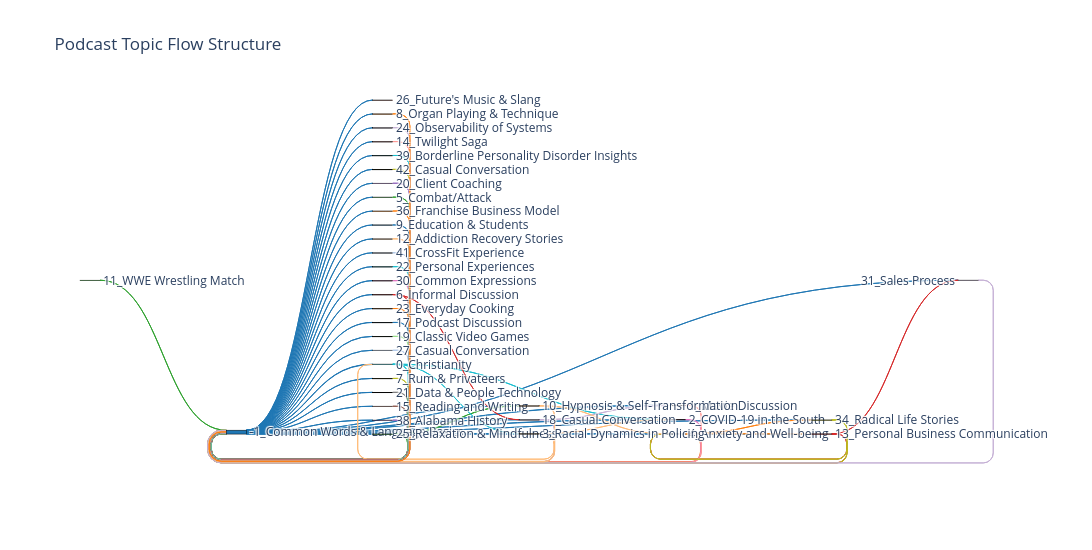

The code cell stored with this chart in its notebook:
### Markdown cell above
### Visualization

### Code cell
import plotly.graph_objects as go

# 1. SETUP: Get Unique Nodes and Map to Integers
# ---------------------------------------------------------
# Get all unique nodes from your graph
all_nodes = list(G.nodes())

# Create a map: {"Intro": 0, "AI Ethics": 1, ...}
node_to_index = {name: i for i, name in enumerate(all_nodes)}

color_palette = [
    "#1f77b4", "#ff7f0e", "#2ca02c", "#d62728", "#9467bd", 
    "#8c564b", "#e377c2", "#7f7f7f", "#bcbd22", "#17becf",
    "#aec7e8", "#ffbb78", "#98df8a", "#ff9896", "#c5b0d5"
]

# Assign a color to each node (cycling through the palette)
node_colors = [color_palette[i % len(color_palette)] for i in range(len(all_nodes))]

# 2. PREPARE LISTS FOR PLOTLY
# ---------------------------------------------------------
source_indices = []
target_indices = []
link_colors = []
values = []
labels = all_nodes  # This list maps 0 -> Label, 1 -> Label...

# Iterate through your graph edges
for source, target, data in G.edges(data=True):

    if source == target:
        continue

    weight = data['weight']
    
    # FILTER (Optional but Recommended):
    # If the graph is too messy, uncomment the line below to show only
    # transitions that happened more than once.
    source_hex = node_colors[node_to_index[source]]
    if weight > 5: 
    
        source_indices.append(node_to_index[source])
        target_indices.append(node_to_index[target])
        values.append(weight)
        link_colors.append(source_hex)

# 3. GENERATE THE SANKEY DIAGRAM
# ---------------------------------------------------------
fig = go.Figure(data=[go.Sankey(
    valueformat = ".0f",
    valuesuffix = "TWh",
    # Define the Nodes (The vertical blocks)
    arrangement = "snap",
    node = dict(
        pad = 15,
        thickness = 20,
        line = dict(color = "black", width = 0.5),
        label = labels,
        color = node_colors,  # You can replace this with a list of hex colors if you want specific colors
        align = "left"
    ),
    # Define the Links (The flowing streams)
    link = dict(
        source = source_indices, # The origin node index
        target = target_indices, # The destination node index
        value = values,          # The width of the stream (weight)
        color = link_colors
    )
)])

# 4. CUSTOMIZE AND SHOW
# ---------------------------------------------------------
fig.update_layout(
    title_text="Podcast Topic Flow Structure", 
    font_size=12,
    width= 1400,   # Width in pixels (Default is usually ~700)
    height= 550    # Height in pixels (Default is usually ~450)
    )
fig.show()

### Figure 1 — Plotly figure (JSON) as saved in the notebook; plotly's stock layout.template omitted (floating-point values rounded to 4 significant figures)
{"data": [{"arrangement": "snap", "link": {"color": ["#1f77b4", "#1f77b4", "#1f77b4", "#1f77b4", "#1f77b4", "#1f77b4", "#1f77b4", "#1f77b4", "#1f77b4", "#1f77b4", "#1f77b4", "#1f77b4", "#1f77b4", "#1f77b4", "#1f77b4", "#1f77b4", "#1f77b4", "#1f77b4", "#1f77b4", "#1f77b4", "#1f77b4", "#1f77b4", "#1f77b4", "#1f77b4", "#1f77b4", "#1f77b4", "#1f77b4", "#1f77b4", "#1f77b4", "#1f77b4", "#1f77b4", "#1f77b4", "#1f77b4", "#1f77b4", "#ff7f0e", "#ff7f0e", "#ff7f0e", "#2ca02c", "#2ca02c", "#d62728", "#d62728", "#d62728", "#9467bd", "#8c564b", "#e377c2", "#7f7f7f", "#bcbd22", "#17becf", "#17becf", "#17becf", "#aec7e8", "#ffbb78", "#ffbb78", "#ffbb78", "#98df8a", "#ff9896", "#c5b0d5", "#c5b0d5", "#1f77b4", "#ff7f0e", "#2ca02c", "#d62728", "#d62728", "#e377c2", "#bcbd22", "#bcbd22", "#17becf", "#aec7e8", "#ffbb78", "#c5b0d5", "#1f77b4", "#ff7f0e", "#2ca02c", "#9467bd", "#bcbd22", "#17becf", "#ffbb78", "#ffbb78", "#ff9896", "#c5b0d5", "#ff7f0e"], "source": [0, 0, 0, 0, 0, 0, 0, 0, 0, 0, 0, 0, 0, 0, 0, 0, 0, 0, 0, 0, 0, 0, 0, 0, 0, 0, 0, 0, 0, 0, 0, 0, 0, 0, 1, 1, 1, 2, 2, 3, 3, 3, 4, 5, 6, 7, 8, 9, 9, 9, 10, 11, 11, 11, 12, 13, 14, 14, 15, 16, 17, 18, 18, 21, 23, 23, 24, 25, 26, 29, 30, 31, 32, 34, 38, 39, 41, 41, 43, 44, 46], "target": [1, 5, 4, 6, 7, 9, 10, 11, 3, 2, 15, 16, 14, 13, 18, 20, 8, 21, 23, 24, 25, 26, 29, 12, 31, 32, 38, 39, 30, 41, 43, 44, 46, 34, 0, 23, 3, 0, 41, 0, 1, 29, 0, 0, 0, 0, 0, 0, 6, 11, 0, 0, 6, 9, 0, 0, 0, 13, 0, 0, 0, 0, 14, 0, 1, 0, 0, 0, 0, 0, 0, 0, 0, 0, 0, 0, 0, 1, 0, 0, 0], "value": [38, 12, 9, 52, 15, 53, 16, 51, 22, 12, 23, 9, 17, 38, 19, 7, 13, 22, 6, 20, 10, 15, 6, 6, 11, 13, 9, 12, 19, 14, 6, 7, 6, 9, 51, 6, 8, 8, 6, 23, 6, 6, 11, 14, 51, 12, 14, 52, 8, 6, 17, 45, 6, 8, 7, 41, 20, 7, 24, 6, 7, 15, 6, 13, 9, 7, 19, 8, 15, 7, 22, 11, 13, 10, 7, 11, 14, 7, 6, 8, 6]}, "node": {"align": "left", "color": ["#1f77b4", "#ff7f0e", "#2ca02c", "#d62728", "#9467bd", "#8c564b", "#e377c2", "#7f7f7f", "#bcbd22", "#17becf", "#aec7e8", "#ffbb78", "#98df8a", "#ff9896", "#c5b0d5", "#1f77b4", "#ff7f0e", "#2ca02c", "#d62728", "#9467bd", "#8c564b", "#e377c2", "#7f7f7f", "#bcbd22", "#17becf", "#aec7e8", "#ffbb78", "#98df8a", "#ff9896", "#c5b0d5", "#1f77b4", "#ff7f0e", "#2ca02c", "#d62728", "#9467bd", "#8c564b", "#e377c2", "#7f7f7f", "#bcbd22", "#17becf", "#aec7e8", "#ffbb78", "#98df8a", "#ff9896", "#c5b0d5", "#1f77b4", "#ff7f0e"], "label": ["-1_Common Words & Language Basics", "4_Anxiety and Well-being", "25_Relaxation & Mindfulness", "13_Personal Business Communication", "38_Alabama History", "15_Reading and Writing", "2_COVID-19 in the South", "21_Data & People Technology", "7_Rum & Privateers", "0_Christianity", "27_Casual Conversation", "3_Racial Dynamics in Policing", "19_Classic Video Games", "1_Movie Discussion", "18_Casual Conversation", "17_Podcast Discussion", "23_Everyday Cooking", "11_WWE Wrestling Match", "6_Informal Discussion", "29_5G Workforce Development", "26_Future's Music & Slang", "30_Common Expressions", "40_Conspiracy Theories & Secret Societies", "34_Radical Life Stories", "22_Personal Experiences", "41_CrossFit Experience", "12_Addiction Recovery Stories", "16_Puffin Island Life", "44_Vegan Lifestyle", "31_Sales Process", "9_Education & Students", "36_Franchise Business Model", "5_Combat/Attack", "28_Romantic Feelings", "20_Client Coaching", "37_Intermittent Fasting & Weight Loss", "43_Fan Reactions", "33_Bruce's Garden Company", "42_Casual Conversation", "39_Borderline Personality Disorder Insights", "35_Personal Experiences", "10_Hypnosis & Self-Transformation", "32_Domestic Abuse Support", "14_Twilight Saga", "24_Observability of Systems", "45_Radiation Exposure Effects", "8_Organ Playing & Technique"], "line": {"color": "black", "width": 0.5}, "pad": 15, "thickness": 20}, "type": "sankey", "valueformat": ".0f", "valuesuffix": "TWh"}], "layout": {"font": {"size": 12}, "height": 550, "title": {"text": "Podcast Topic Flow Structure"}, "width": 1400}}
